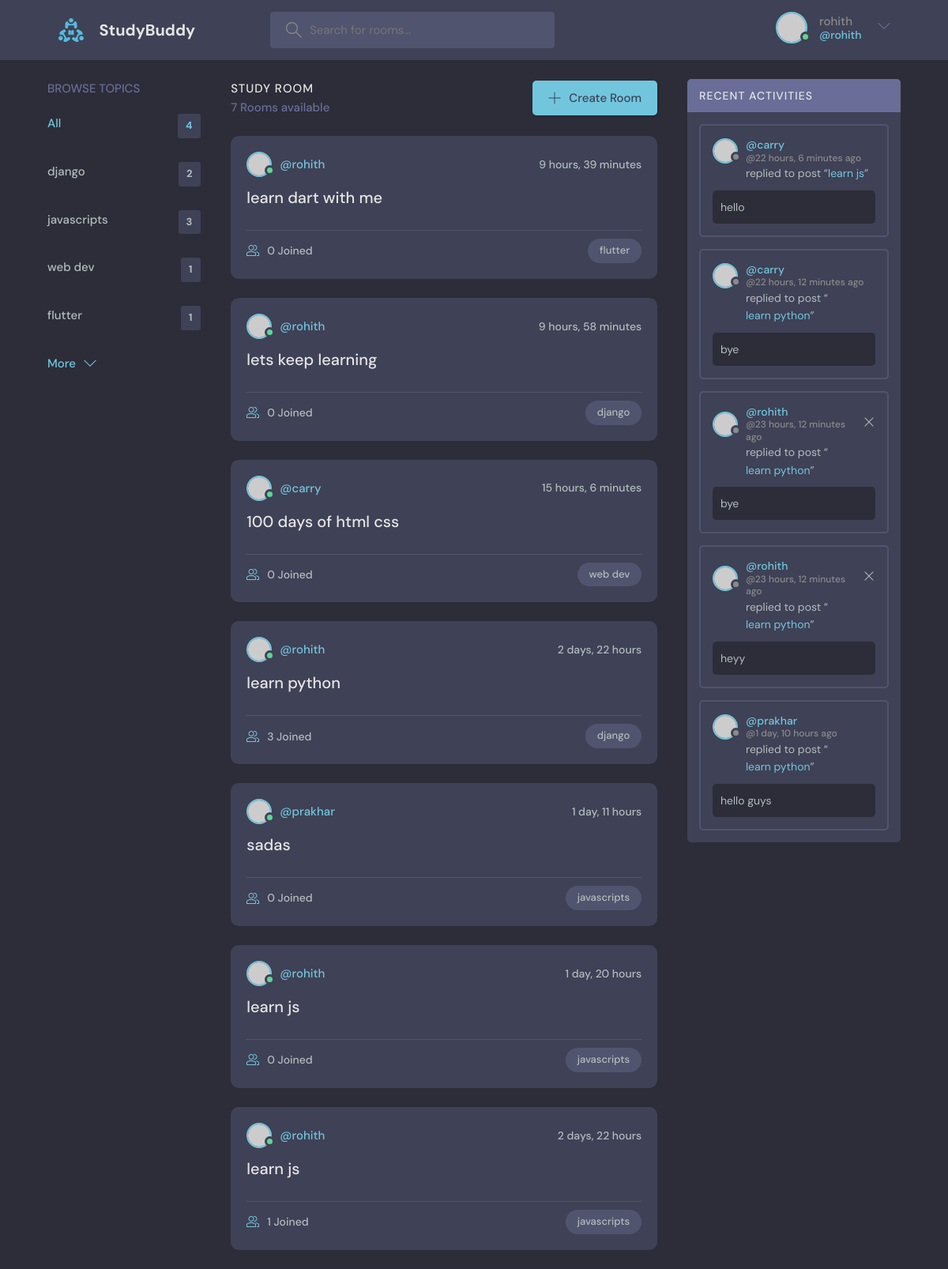
The app's page / (signed in) with its own data.
### base/models.py (models this page shows, shortened)
class Topic(models.Model):
    name = models.CharField(max_length = 200)

class Room(models.Model):
    host = models.ForeignKey(User,on_delete = models.SET_NULL,null = True)
    topic = models.ForeignKey(Topic,on_delete = models.SET_NULL,null = True)
    name = models.CharField(max_length = 200)
    description = models.TextField(null = True,blank =True)
    participants = models.ManyToManyField(User,related_name = 'participants',blank = True)
    updated = models.DateTimeField(auto_now = True)
    created = models.DateTimeField(auto_now_add=True)
    class Meta:
        ordering = ['-updated','-created']
    def __str__(self):
        return self.name

class  Message(models.Model):
    user = models.ForeignKey(User,on_delete=models.CASCADE)
    room = models.ForeignKey(Room,on_delete = models.CASCADE)
    body = models.TextField()
    updated = models.DateTimeField(auto_now = True)
    created = models.DateTimeField(auto_now_add=True)
    class Meta:
        ordering = ['-updated','-created']

### base/views.py (the view)
# urls.py: path('',views.home,name="home"),
def home(request):
    q = request.GET.get('q') if request.GET.get('q') != None else ''
    rooms = Room.objects.filter(
        Q(topic__name__icontains = q) |
        Q(name__icontains = q) |
        Q(description__icontains =q)
        )
    topics = Topic.objects.all()
    rooms_count = rooms.count()
    room_messages = Message.objects.filter(Q(room__topic__name__icontains=q))
    context = {'rooms':rooms,'topics': topics,'rooms_count':rooms_count,'room_messages':room_messages}
    return render(request,'base/home.html',context)

### base/templates/base/home.html (shortened to what this page needs)
{%extends 'main.html' %}
{%block content%}
    <main class="layout layout--3">
      <div class="container">
        {%include 'base/topics_components.html'%}
        <div class="roomList">
          <div class="roomList__header">
            <div>
              <h2>Study Room</h2>
              <p>{{rooms_count}} Rooms available</p>
            </div>
            <a class="btn btn--main" href="{%url 'create-room'%}">
              <svg version="1.1" xmlns="http://www.w3.org/2000/svg" width="32" height="32" viewBox="0 0 32 32">
                <title>add</title>
                <path
                  d="M16.943 0.943h-1.885v14.115h-14.115v1.885h14.115v14.115h1.885v-14.115h14.115v-1.885h-14.115v-14.115z"
                ></path>
              </svg>
              Create Room
            </a>
          </div>
          {%include 'base/feed_components.html' %}
        </div>
        {%include 'base/activity_component.html'%}
      </div>
    </main>
{%endblock%}

### templates/navbar.html (shortened to what this page needs)
{% load static%}
<header class="header header--loggedIn">
    <div class="container">
      <a href="{% url 'home'%}" class="header__logo">
        <img src="{%static 'images/logo.svg'%}" />
        <h1>StudyBuddy</h1>
      </a>
      <form class="header__search" method = "GET" action = "{% url 'home' %}">
        <label>
          <input name = "q" placeholder="Search for rooms..." />
        </label>
      </form>
      <nav class="header__menu">
        {% if request.user.is_authenticated %}
        <div class="header__user">
          <a href="profile.html">
            <div class="avatar avatar--medium active">
              <img src="https://randomuser.me/api/portraits/men/37.jpg" />
            </div>
            <p>{{request.user.username}}<span>@{{request.user.username}}</span></p>
          </a>
          <button class="dropdown-button">
            <svg version="1.1" xmlns="http://www.w3.org/2000/svg" width="32" height="32" viewBox="0 0 32 32">
              <title>chevron-down</title>
              <path d="M16 21l-13-13h-3l16 16 16-16h-3l-13 13z"></path>
            </svg>
          </button>
        </div>
         {%else%}
        <a href="{% url 'login' %}">
          <img src="{%static 'images/avatar.svg'%}" />
          <p>Login</p>
        </a>
        {%endif%}
      </nav>
    </div>
  </header>

### base/templates/base/topics_components.html
<div class="topics">
    <div class="topics__header">
      <h2>Browse Topics</h2>
    </div>
    <ul class="topics__list">
      <li>
        <a href="{%url 'home'%}" class="active">All <span>{{topics.count}}</span></a>
      </li>
      {%for topic in topics%}
      <li>
        <a href="{% url 'home'%}?q={{topic.name}}">{{topic.name}} <span>{{topic.room_set.all.count}}</span></a>
      </li>
      {%endfor%}
    </ul>
    <a class="btn btn--link" href="topics.html">
      More
      <svg version="1.1" xmlns="http://www.w3.org/2000/svg" width="32" height="32" viewBox="0 0 32 32">
        <title>chevron-down</title>
        <path d="M16 21l-13-13h-3l16 16 16-16h-3l-13 13z"></path>
      </svg>
    </a>
  </div>

### base/templates/base/feed_components.html (shortened to what this page needs)
{%for room in rooms%}
<div class="roomListRoom">
    <div class="roomListRoom__header">
      <a href="{% url 'user-profile' room.host.id %}" class="roomListRoom__author">
        <div class="avatar avatar--small active">
          <img src="https://randomuser.me/api/portraits/men/11.jpg" />
        </div>
        <span>@{{room.host.username}}</span>
      </a>
      <div class="roomListRoom__actions">
        <span>{{room.created|timesince}}</span>
      </div>
    </div>
    <div class="roomListRoom__content">
      <a href="{% url 'room' room.id %}">{{room.name}}</a>
    </div>
    <div class="roomListRoom__meta">
      <a class="roomListRoom__joined" href = "{% url 'room' room.id %}">
        {{room.participants.all.count}} Joined
      </a>
      <p class="roomListRoom__topic">{{room.topic.name}}</p>
    </div>
  </div>
{% endfor %}

### base/templates/base/activity_component.html
<div class="activities">
    <div class="activities__header">
      <h2>Recent Activities</h2>
    </div>
    {%for message in room_messages%}
    <div class="activities__box">
      <div class="activities__boxHeader roomListRoom__header">
        <a href="{% url 'user-profile' message.user.id %}" class="roomListRoom__author">
          <div class="avatar avatar--small">
            <img src="https://randomuser.me/api/portraits/women/11.jpg" />
          </div>
          <p>
            @{{message.user}}
            <span>@{{message.created|timesince}} ago</span>
          </p>
        </a>
        {% if request.user == message.user %}
        <div class="roomListRoom__actions">
          <a href="{% url 'delete-message' message.id %}">
            <svg version="1.1" xmlns="http://www.w3.org/2000/svg" width="32" height="32" viewBox="0 0 32 32">
              <title>remove</title>
              <path
                d="M27.314 6.019l-1.333-1.333-9.98 9.981-9.981-9.981-1.333 1.333 9.981 9.981-9.981 9.98 1.333 1.333 9.981-9.98 9.98 9.98 1.333-1.333-9.98-9.98 9.98-9.981z"
              ></path>
            </svg>
          </a>
        </div>
        {%endif%}
      </div>
      <div class="activities__boxContent">
        <p>replied to post “<a href="{%url 'room' message.room.id %}">{{message.room}}</a>”</p>
        <div class="activities__boxRoomContent">
          {{message.body}}
        </div>
      </div>
    </div>
    {%endfor%}
  </div>

### records on screen
Topic: name "django", room_set.all.count "2"
Topic: name "javascripts", room_set.all.count "3"
Topic: name "web dev", room_set.all.count "1"
Topic: name "flutter", room_set.all.count "1"
Room: host.username "rohith", created "9 hours, 39 minutes", name "learn dart with me", participants.all.count "0", topic.name "flutter"
Room: host.username "rohith", created "9 hours, 58 minutes", name "lets keep learning", participants.all.count "0", topic.name "django"
Room: host.username "carry", created "15 hours, 6 minutes", name "100 days of html css", participants.all.count "0", topic.name "web dev"
Room: host.username "rohith", created "2 days, 22 hours", name "learn python", participants.all.count "3", topic.name "django"
Room: host.username "prakhar", created "1 day, 11 hours", name "sadas", participants.all.count "0", topic.name "javascripts"
Room: host.username "rohith", created "1 day, 20 hours", name "learn js", participants.all.count "0", topic.name "javascripts"
Room: host.username "rohith", created "2 days, 22 hours", name "learn js", participants.all.count "1", topic.name "javascripts"
Message: user "carry", created "22 hours, 6 minutes", room "learn js", body "hello"
Message: user "carry", created "22 hours, 12 minutes", room "learn python", body "bye"
Message: user "rohith", created "23 hours, 12 minutes", room "learn python", body "bye"
Message: user "rohith", created "23 hours, 12 minutes", room "learn python", body "heyy"
Message: user "prakhar", created "1 day, 10 hours", room "learn python", body "hello guys"

### other values on screen
{{ request.user.username }} "rohith"
{{ topics.count }} "4"
{{ rooms_count }} "7"
